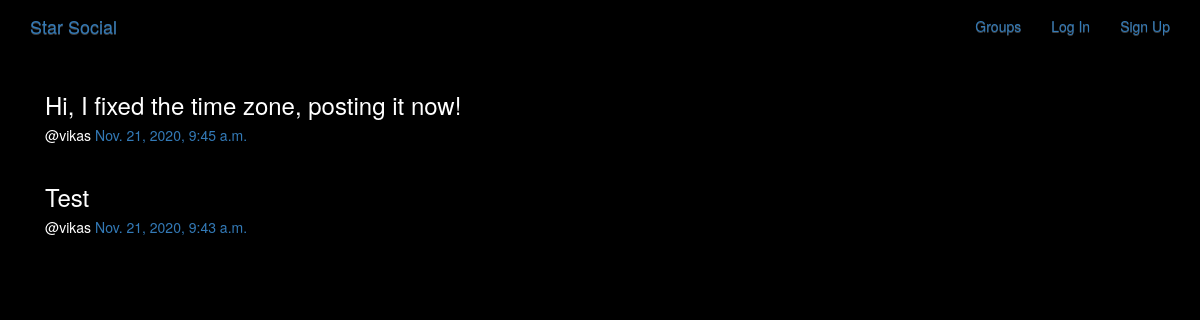
/posts/, run on the app's committed database.
### posts/models.py (models this page shows, shortened)
class Post(models.Model):
    user = models.ForeignKey(User, related_name = 'posts', on_delete=models.CASCADE,)
    created_at = models.DateTimeField(auto_now=True)
    message = models.TextField()
    message_html = models.TextField(editable=False)
    group = models.ForeignKey(Group,related_name='posts',null=True,blank=True,on_delete=models.CASCADE, )
    class Meta:
        ordering = ['-created_at']
        unique_together = ['user','message']

### posts/views.py (the view)
# urls.py: path('',views.PostList.as_view(),name='all'),
class PostList(SelectRelatedMixin,generic.ListView):
    model = models.Post
    select_related = ('user','group')

### posts/templates/posts/post_list.html (shortened to what this page needs)
{% extends "posts/post_base.html" %}
{% block post_content %}
<div class="col-md-8">
  {% for post in post_list %}
    {% include 'posts/_post.html' %}
  {% endfor %}
</div>
{% endblock %}

### posts/templates/posts/_post.html (shortened to what this page needs)
<div class="post media">
  <h3>{{post.message_html|safe}}</h3>
  <div class="media-body">
    <h5 class='media-heading'>
    <span class='username'>
    <a href="{% url 'posts:for_user' username=post.user.username %}"></a>@{{post.user.username}}</span>
  <time class = 'time'>
    <a href="{% url 'posts:single' username=post.user.username pk=post.pk %}">
      {{post.created_at}}
    </a>
   </time>
   </h5>
 </div>
</div>

### static/simplesocial/css/master.css (style rules this page uses)
body { margin: 0; overflow: hidden; background-color: black; color:white; }

### data on the page
Post: message_html "Hi, I fixed the time zone, posting it now!", user.username "vikas", created_at "Nov. 21, 2020, 9:45 a.m."
Post: message_html "Test", user.username "vikas", created_at "Nov. 21, 2020, 9:43 a.m."
